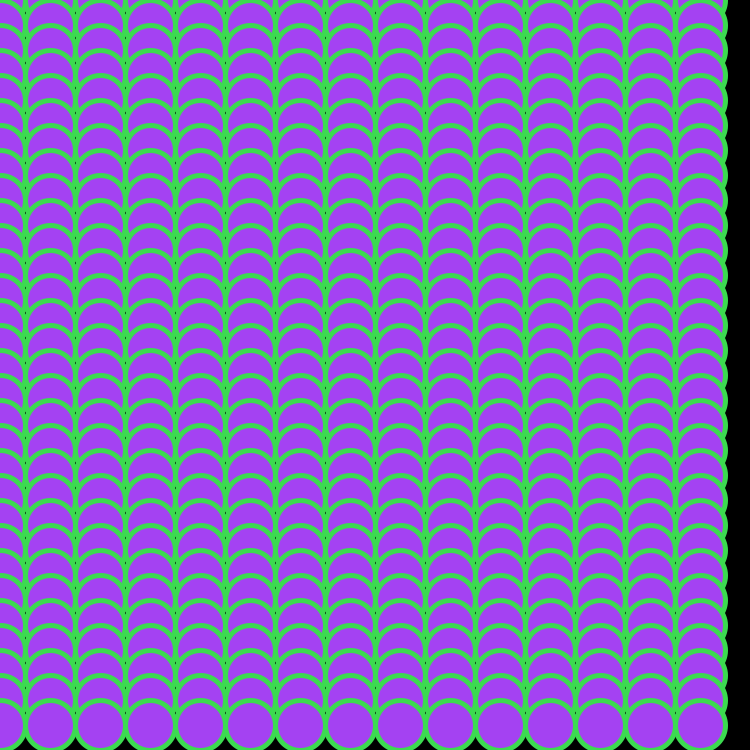
Frame 1 (no input)
Frame 60 (the mouse pressed at the canvas centre just before this capture): identical to frame 1, image omitted
Frame 120 (the mouse held since frame 60 and released just before this capture): identical to frame 1, image omitted

The Processing sketch that drew this single still picture (run headless with seeded random() and noise(); from frame 60 on, the mouse is pressed at the canvas centre):

// Processing sketch: processing_172581
// ── processing_172581.pde

void setup()
{
  size(750,750);
  background(0,0,0);
  float r = random(255);
  float g = random(255);
  float b = random(255);
  float R = random(255);
  float G = random(255);
  float B = random(255);
  fill(0+r,0+g,0+b);
  stroke(0+R,0+G,0+B);
  strokeWeight(5);
  for (int q=0; q<750; q+=50)
  {
    for (int w=0; w<750; w+=25)
    {
      ellipse(q,w,50,50);
    }
  }
}



void draw()
{
}



void mousePressed()
{
  DrawARectangle();
}



void keyPressed()
{
  fill(randomColor2());
  stroke(randomStroke2());
  strokeWeight(10);
  int i = 0;
  int n = 0;
  while (i<=750){
    while (n<=750){
      ellipse (i,n,50,50);
      n+=randomChange();
      i+=50;
    }
  }
}



void DrawARectangle()
{
  fill(randomColor3());
  stroke(randomStroke3());
  strokeWeight(15);
  rect(randomLocx(),randomLocy(),75,75);
}



color randomColor()
{
  return color(random(255),random(255),random(255));
}
color randomStroke()
{
  return color(random(255),random(255),random(255));
}



color randomColor2()
{
  return color(random(255),random(255),random(255));
}
color randomStroke2()
{
  return color(random(255),random(255),random(255));
}



color randomColor3()
{
  return color(random(255),random(255),random(255));
}
color randomStroke3()
{
  return color(random(255),random(255),random(255));
}



int randomChange()
{
  return int (random(50));
}



int randomLocx()
{
  return int (random(600)+50);
}
int randomLocy()
{
  return int (random(600)+50);
}
